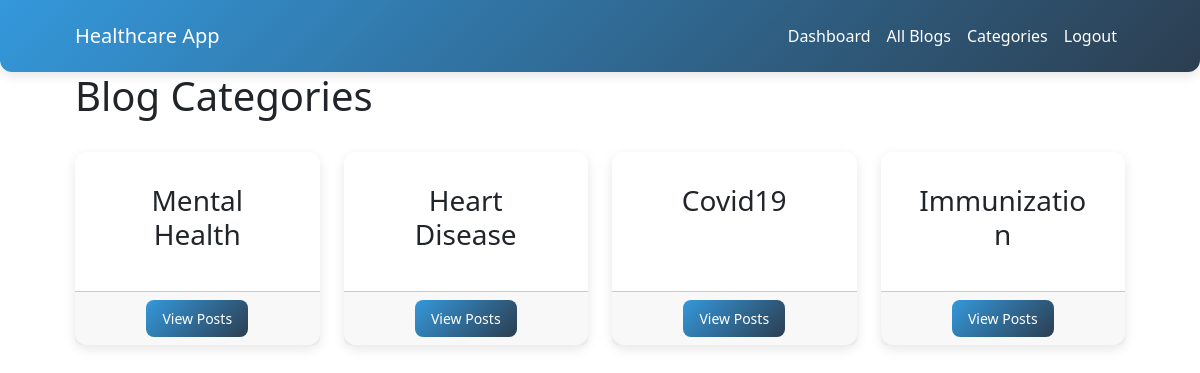
The app's page /blog/categories/ (signed in) with its own data.
### blog/models.py (models this page shows, shortened)
class Category(models.Model):
    name = models.CharField(max_length=100)
    class Meta:
        verbose_name_plural = "Categories"

### blog/views.py (the view)
# urls.py: path('categories/', views.category_list, name='category_list'),
@login_required
def category_list(request):
    if request.user.user_type == 'doctor':
        return redirect('my_blog_posts')
    categories = Category.objects.all()
    return render(request, 'blog/category_list.html', {'categories': categories})

### blog/templates/blog/category_list.html (shortened to what this page needs)
{% extends 'blog/base.html' %}
{% block content %}
<div class="row mb-4">
    <div class="col-md-12">
        <h1>Blog Categories</h1>
    </div>
</div>
<div class="row">
    {% if categories %}
        {% for category in categories %}
            <div class="col-md-3 mb-4">
                <div class="card h-100">
                    <div class="card-body text-center">
                        <h3 class="card-title">{{ category.name }}</h3>
                    </div>
                    <div class="card-footer text-center">
                        <a href="{% url 'blog_list' %}?category={{ category.id }}" class="btn btn-primary">View Posts</a>
                    </div>
                </div>
            </div>
        {% endfor %}
    {% else %}
        <div class="col-md-12">
            <div class="alert alert-info">
                No categories found.
            </div>
        </div>
    {% endif %}
</div>
{% endblock %}

### blog/templates/blog/base.html (style rules this page uses)
html { scrollbar-width: none; -ms-overflow-style: none; }
.card { border: none; border-radius: 12px; box-shadow: 0 4px 12px rgba(0, 0, 0, 0.1); transition: transform 0.3s ease, box-shadow 0.3s ease; }
.card-body { padding: 2rem; }
.btn { display: inline-block; padding: 0.5rem 1rem; border-radius: 8px; font-size: 0.875rem; font-weight: 500; text-align: center; text-decoration: none; cursor: pointer; transition: background-color 0.3s ease, transform 0.2s ease, box-shadow 0.3s ease; border: none; }
.btn-primary { background: linear-gradient(135deg, #3498db, #2c3e50); color: white; }

### records on screen
Category: name "Mental Health"
Category: name "Heart Disease"
Category: name "Covid19"
Category: name "Immunization"
